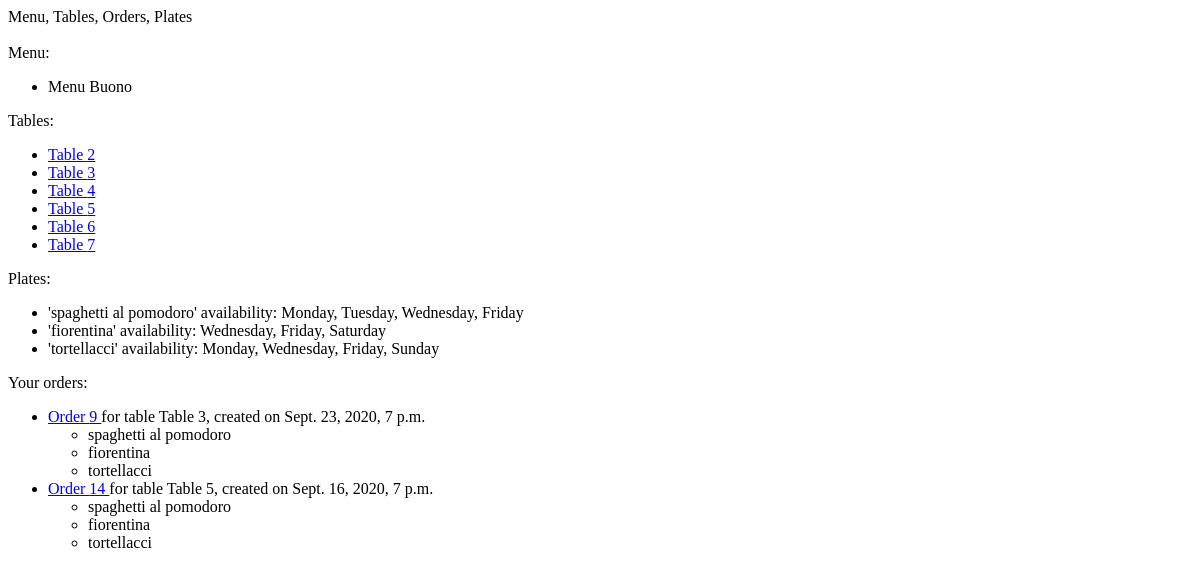
Page /restaurantAdmin/ (signed in) on the earlier database version.
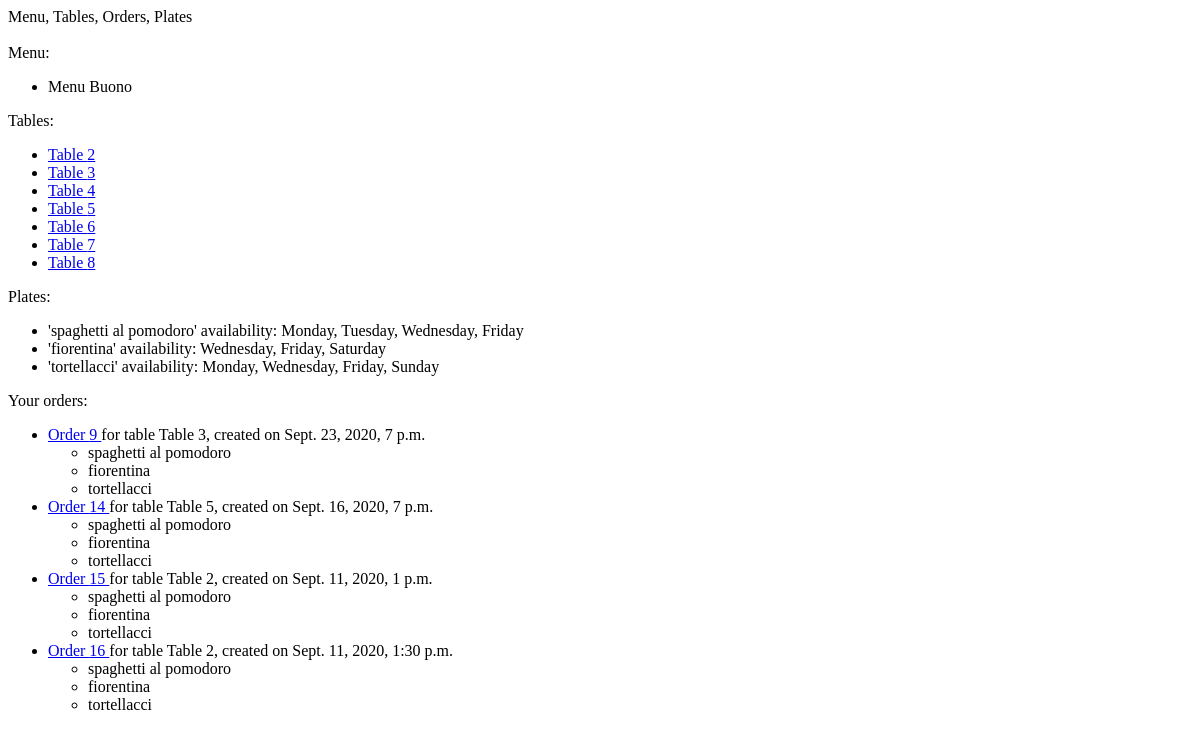
Same page on the later database version.
### table_mgmt/models.py (models this page shows, shortened)
class Menu(models.Model):
    code = models.AutoField(primary_key=True)
    description = models.CharField(max_length=100)

class Table(models.Model):
    number = models.IntegerField(primary_key=True, validators=[MinValueValidator(0)])
    def __str__(self):
        return 'Table {}'.format(self.number)

class Plate(models.Model):
    code = models.AutoField(primary_key=True)
    name = models.CharField(max_length=50)
    monday = models.BooleanField(default=False)
    tuesday = models.BooleanField(default=False)
    wednesday = models.BooleanField(default=False)
    thursday = models.BooleanField(default=False)
    friday = models.BooleanField(default=False)
    saturday = models.BooleanField(default=False)
    sunday = models.BooleanField(default=False)
    description = models.CharField(max_length=100)
    price = models.FloatField()
    available = models.BooleanField(default=True)
    menu = models.ForeignKey(Menu, on_delete=models.CASCADE)
    @property
    def days(self):
        days_availability = []
        if self.monday:
            days_availability.append('Monday')
        if self.tuesday:
            days_availability.append('Tuesday')
        if self.wednesday:
            days_availability.append('Wednesday')
        if self.thursday:
            days_availability.append('Thursday')
        if self.friday:
            days_availability.append('Friday')
        if self.saturday:
            days_availability.append('Saturday')
        if self.sunday:
            days_availability.append('Sunday')
        return days_availability

class Order(models.Model):
    table = models.ForeignKey(Table, on_delete=models.CASCADE)
    date = models.DateTimeField()
    client = models.ForeignKey(User, on_delete=models.CASCADE, related_name='client')
    waiter = models.ForeignKey(User, on_delete=models.CASCADE, related_name='waiter')
    seats = models.IntegerField()
    plates = models.ManyToManyField(Plate, through='PlateDetails')
    password = models.CharField(max_length=100)
    class Meta:
        unique_together = (("table", "date"))
    def __str__(self):
        return 'Order {}'.format(self.id)

### table_mgmt/viewsClass/ManagerClass.py (called while the page is built)
def check_group(user):
    if user.groups.filter(name='admin').exists() or user.groups.filter(name='waiters').exists():
        return True
    else:
        return False

    def call_check(self, request):
        self.user = User.objects.filter(username=request.user.username).first()
        if not self.user:
            self.user = AnonymousUser()
        try:
            callback = getattr(self, "do_%s" % request.method)
        except AttributeError:
            allowed_methods = [m.lstrip("do_") for m in dir(self) if m.startswith("do_")]
            return HttpResponseNotAllowed(allowed_methods)
        return callback()

### table_mgmt/viewsClass/ResClass.py (called while the page is built)
    def __call__(self, request):
        self.request = request
        return self.call_check(self.request)

### table_mgmt/templates/table_mgmt/restaurant.html (shortened to what this page needs)
{% extends "base.html" %}
{% block content %}
{{ content }}
<br />
<br />
Menu:
<br />
<ul>
{% if menu.can_view %}
        {% for m in menu.data %}
            <li>{{ m.description }}</li>
        {% endfor %}
    {% endif %}
</ul>
Tables:
<br />
<ul>
    {% if tables.can_view %}
        {% for table in tables.data %}
        <li><a href={% url 'table_mgmt:createOrder' table=table.number %} title="Click to create a new order for this table" >Table {{ table.number }}</a></li>
        {% endfor %}
    {% endif %}
</ul>
Plates:
<br />
<ul>
    {% if plates.can_view %}
        {% for plate in plates.data %}
            <li>'{{ plate.name }}' availability: {{ plate.days|join:", " }}</li>
        {% endfor %}
    {% endif %}
</ul>
Your orders:
<ul>
    {% if orders.can_view %}
        {% for order in orders.data %}
    <li><a href={% url 'table_mgmt:updateOrder' order_id=order.id %} title="Click to modify the order">Order {{ order.id }} </a> for table {{ order.table }}, created on {{ order.date }}<br />
        <ul>
            {% for plate in order.plates.all %}
                <li>{{plate.name}}</li>
            {% endfor %}
        </ul>
    </li>
        {% endfor %}
    {% endif %}
</ul>
{% endblock %}

### table_mgmt/templates/base.html (shortened to what this page needs)
<!DOCTYPE html>
<html lang="en">
<head>
</head>
<body>
{% block content %}{% endblock %}
</body>
</html>

Differences in the rows shown:
added Table: number "8"
added Order: id "15", table "Table 2", date "Sept. 11, 2020, 1 p.m.", Plate (name "spaghetti al pomodoro"), Plate (name "fiorentina"), Plate (name "tortellacci")
added Order: id "16", table "Table 2", date "Sept. 11, 2020, 1:30 p.m.", Plate (name "spaghetti al pomodoro"), Plate (name "fiorentina"), Plate (name "tortellacci")
